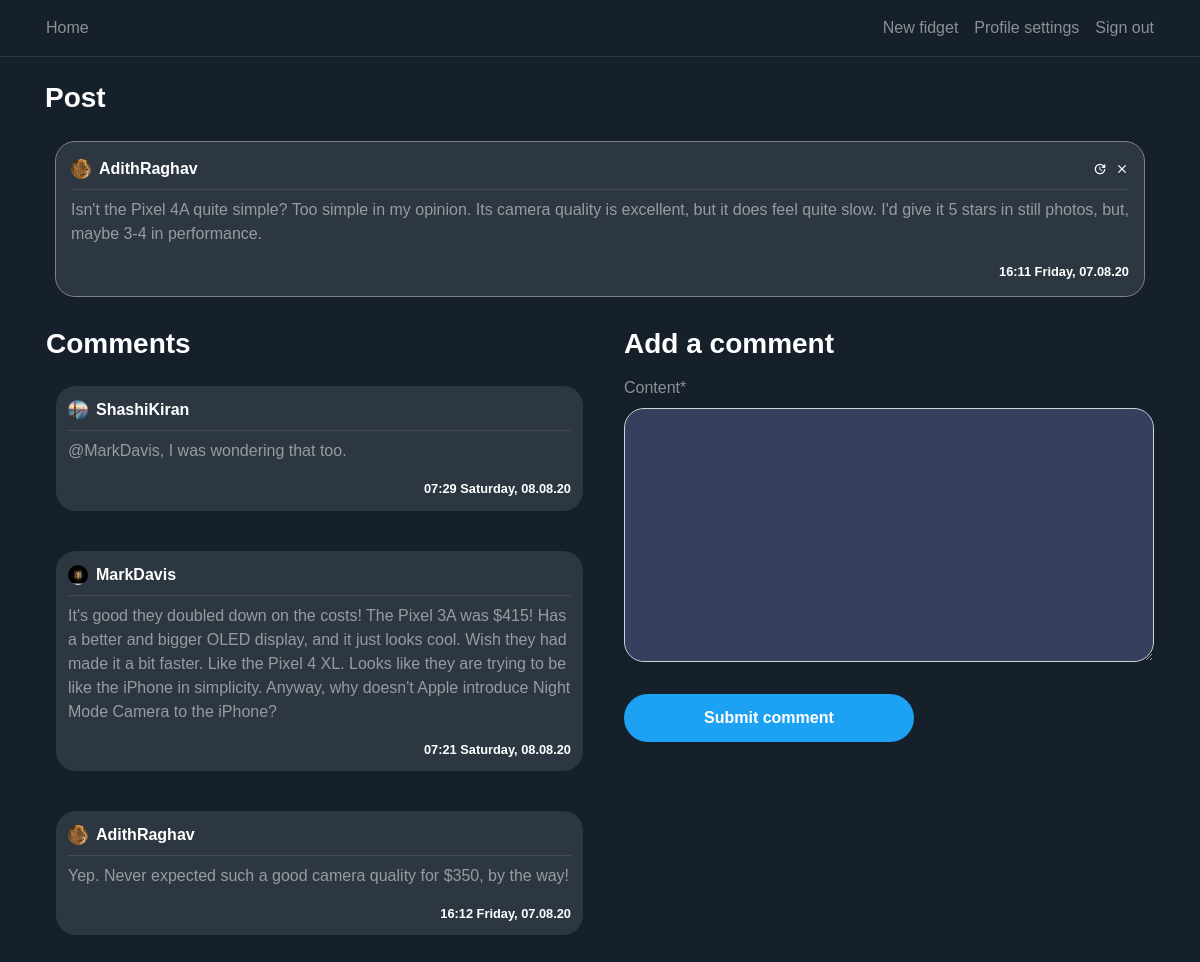
The app's page /post/1/ (signed in) with its own data.
### blog/models.py (models this page shows, shortened)
class Post(models.Model):
    content = models.TextField(max_length=1000)
    date_posted = models.DateTimeField(default=timezone.now)
    author = models.ForeignKey(User, on_delete=models.CASCADE)
    likes= models.IntegerField(default=0)
    dislikes= models.IntegerField(default=0)

class Comment(models.Model):
    content = models.TextField(max_length=600)
    date_posted = models.DateTimeField(default=timezone.now)
    author = models.ForeignKey(User, on_delete=models.CASCADE)
    post_connected = models.ForeignKey(Post, on_delete=models.CASCADE)

### users/models.py (models this page shows, shortened)
class Profile(models.Model):
    user = models.OneToOneField(User, on_delete=models.CASCADE)
    image = models.ImageField(default='default.png', upload_to='profile_pics')

### blog/views.py (the view)
# urls.py: path('post/<int:pk>/', PostDetailView.as_view(), name='post-detail'),
class PostDetailView(DetailView):
    model = Post
    template_name = 'blog/post_detail.html'
    context_object_name = 'post'
    def get_context_data(self, **kwargs):
        data = super().get_context_data(**kwargs)
        comments_connected = Comment.objects.filter(post_connected=self.get_object()).order_by('-date_posted')
        data['comments'] = comments_connected
        data['form'] = NewCommentForm(instance=self.request.user)
        return data
    def post(self, request, *args, **kwargs):
        new_comment = Comment(content=request.POST.get('content'),
                              author=self.request.user,
                              post_connected=self.get_object())
        new_comment.save()
        return self.get(self, request, *args, **kwargs)

### blog/forms.py
class NewCommentForm(forms.ModelForm):
    class Meta:
        model = Comment
        fields = ['content']

### blog/templates/blog/post_detail.html (shortened to what this page needs)
{% extends "blog/base.html" %}
{% load crispy_forms_tags %}
{% block content %}
<div class="container">
    <h3 class="white-important mb-3">
        Post
    </h3>
   <article class="media content-section">
        <div style="width: 100%; word-break: break-all;" class="hovered-tweet-comment">
            <div class="pb-2 row m-0 " style="width: 100%; margin-right: 0 !important;">
               <div
                       style="padding-left: 0px !important;"
                       class="col-8 no-padding d-flex align-items-center">
                   <img
                       class="rounded-circle mr-2"
                       style="width: 20px; height: 20px;"
                       src="{{ post.author.profile.image.url }}">
                   <a class="mr-2 white-important" href="{% url 'user-posts' post.author %}">
                       {{ post.author }}
                   </a>
               </div>
               <div class="col-4 d-flex flex-row-reverse no-padding align-items-center"
                    style="padding-right: 0 !important;">
                   {% if post.author == user %}
                        <a class="material-icons ml-2"
                           style="font-size: 14px"
                                href="{% url 'post-delete' post.id %}">clear</a>
                        <a class="material-icons ml-2"
                           style="font-size: 14px"
                                href="{% url 'post-update' post.id %}">update</a>
                    {%  endif %}
               </div>
           </div>
            <div
                    class="mb-2 "
                    style="width: 100%; height: 1px; background-color: rgba(255, 255, 255, 0.1)"></div>
            <a style="color: rgba(255, 255, 255, 0.5) !important;">
                <p>
                    {{ post.content }}
                </p>
                <small
                    class="white-important d-flex full-width flex-row-reverse">
                    {{ post.date_posted | date:"H:i l, d.m.y" }}
                </small>
            </a>
        </div>
   </article>
    <div class="row pl-3">
        <div class="col-12 col-md-6 pl-0">
         <h3 class="white-important mb-3">
             Comments
         </h3>
        {% for comment in comments %}
            <article class="media content-section">
                <div style="width: 100%; word-break: break-all;" class="hovered-tweet-comment-in">
                <div class="pb-2 row m-0" style="width: 100%; margin-right: 0 !important;">
                   <div
                           style="padding-left: 0px !important;"
                           class="col-8 no-padding d-flex align-items-center">
                       <img
                           class="rounded-circle mr-2"
                           style="width: 20px; height: 20px;"
                           src="{{ comment.author.profile.image.url }}">
                       <a class="mr-2 white-important" href="{% url 'user-posts' comment.author.username %}">
                           {{ comment.author }}
                       </a>
                   </div>
               </div>
                <div
                        class="mb-2"
                        style="width: 100%; height: 1px; background-color: rgba(255, 255, 255, 0.1)"></div>
                <a style="color: rgba(255, 255, 255, 0.5) !important;">
                    <p>
                        {{ comment.content }}
                    </p>
                    <small
                        class="white-important d-flex full-width flex-row-reverse">
                        {{ comment.date_posted | date:"H:i l, d.m.y" }}
                    </small>
                </a>
            </div>
            </article>
        {% endfor %}
        </div>
        {% if user is not None %}
            <div class="col-12 col-md-6 pl-0 pl-md-3 pr-3">
                <h3 class="white-important mb-3">
                    Add a comment
                </h3>
                <form method="POST">
                    <fieldset class="form-group">
                        {{ form | crispy }}
                    </fieldset>
                    <div class="form-group">
                        <button class="btn btn-outline-primary" type="submit">Submit comment</button>
                    </div>
                </form>
            </div>
        {% endif %}
    </div>
  </div>
{% endblock content %}

### blog/static/blog/main.css (style rules this page uses)
:root { --muted-color: rgba(255, 255, 255, 0.5); }
body { background: #15202b; color: var(--muted-color); margin-top: 5rem; }
h1, h2, h3, h4, h5, h6 { color: var(--muted-color); }
.content-section { padding: 10px 10px; margin-bottom: 20px; }
.no-padding { padding: 0 !important; }
a { color: white; text-underline: none; text-decoration: none !important; }
article { border-radius: 4px; }
.white-important { color: white; font-weight: bold; }
.full-width { width: 100% }
.btn-outline-primary { border-color: white; color: white !important; padding: 12px 80px 12px 80px; font-weight: bold; background-color: #1da1f2; border:0; border-radius: 25px; }
.form-control { background-color: #36405e !important; color: var(--muted-color) !important; box-shadow: 0 0 0 0 !important; border-radius: 20px !important; }
.hovered-tweet-comment { background-color: #2d3741 !important; padding:15px; border-radius: 20px; border:1px solid grey; }
.hovered-tweet-comment-in { background-color: #2d3741 !important; padding:12px; border-radius: 20px; }

### blog/static/blog/style.css (style rules this page uses)
body { font-family: Arial, Helvetica, sans-serif; height: 100vh; margin: 0; padding: 0; }

### records on screen
Post: author.profile.image (picture), author "AdithRaghav", content "Isn't the Pixel 4A quite simple? Too simple in my opinion. Its camera quality is excellent, but it does feel quite slow. I'd give it 5 stars in still photos, but, maybe 3-4 in performance.", date_posted "16:11 Friday, 07.08.20"
Comment: author.profile.image (picture), author "ShashiKiran", content "@MarkDavis, I was wondering that too.", date_posted "07:29 Saturday, 08.08.20"
Comment: author.profile.image (picture), author "MarkDavis", content "It's good they doubled down on the costs! The Pixel 3A was $415! Has a better and bigger OLED display, and it just looks cool. Wish they had made it a bit faster. Like the Pixel 4 XL. Looks like they are trying to be like the iPhone in simplicity. Anyway, why doesn't Apple introduce Night Mode Camera to the iPhone?", date_posted "07:21 Saturday, 08.08.20"
Comment: author.profile.image (picture), author "AdithRaghav", content "Yep. Never expected such a good camera quality for $350, by the way!", date_posted "16:12 Friday, 07.08.20"
